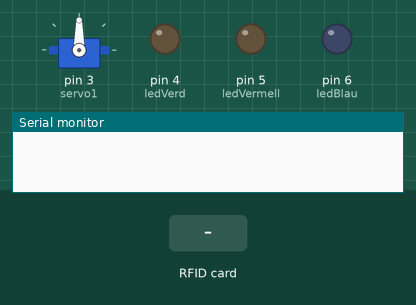
This sketch was run on a simulated Arduino Uno, built with avr-gcc and run on an emulated ATmega328P. Parts: servo, output pins drawn as LEDs (lit = HIGH), the last lines printed to the serial monitor. The test bench sets the inputs (shaded band). Pins used as bus, display or sensor lines are not drawn.

Above: at 1.2 s.
1.3 s: RFID card 63 86 CB A6 held to the reader
At 2.1 s:
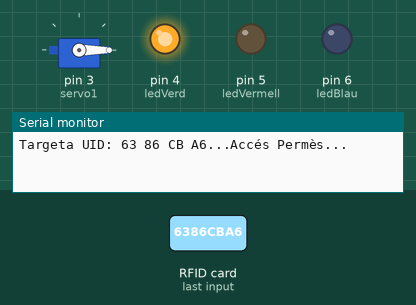
At 3.7 s:
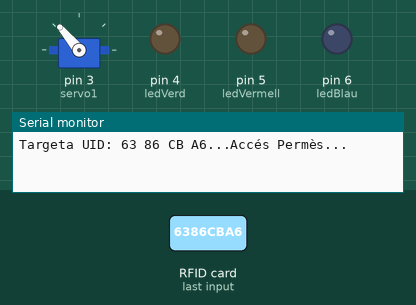
4.3 s: RFID card 5E 7A 19 C4 held to the reader
Timing chart, 0 to 7.3 s (numbered marks = the images above; inputs shaded):
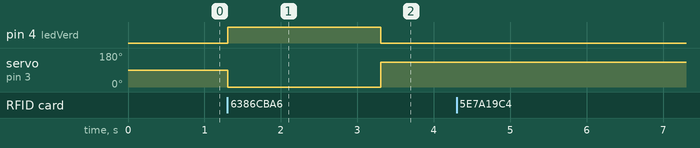

Measured:
- after the input at 1.3 s, pin 4 (ledVerd): LOW → HIGH at once, → LOW 2.0 s later; servo on pin 3 (servo1): 90° → 0° at once, → 130° 2.0 s later

The sketch:

controlacces_rfid.ino
```cpp
#include <SPI.h>
#include <MFRC522.h>
#include <Servo.h>

#define RST_PIN 9
#define SS_PIN 10
#define ledVerd 4
#define ledVermell 5
#define ledBlau 6


MFRC522 mfrc522(SS_PIN, RST_PIN);
MFRC522::MIFARE_Key key;
Servo servo1;

byte tag1[4] = {0x63, 0x86, 0xCB, 0xA6};
byte tagActual[4];

void setup() {
  Serial.begin(9600);
   while (!Serial);
   SPI.begin();
   mfrc522.PCD_Init();
   servo1.attach(3);
   pinMode(ledVerd ,OUTPUT);
   pinMode(ledVermell,OUTPUT);
   pinMode(ledBlau, OUTPUT);
}

void loop() {
  if (!mfrc522.PICC_IsNewCardPresent())
    return;

  if (!mfrc522.PICC_ReadCardSerial())
    return;

 Serial.print(F("Targeta UID:"));
    dump_byte_array(mfrc522.uid.uidByte, mfrc522.uid.size);

servo1.write(130);
digitalWrite(ledVerd ,LOW);
digitalWrite(ledVermell,LOW);
digitalWrite(ledBlau,LOW);
}

void dump_byte_array(byte *buffer, byte bufferSize) {
  for (byte i = 0; i < bufferSize; i++) {
    Serial.print(buffer[i] < 0x10 ? " 0" : " ");
    Serial.print(buffer[i], HEX);
    tagActual[i] = buffer[i];
  }
  if(comparar(tagActual,tag1)){
    Serial.println("...Accés Permès...");
    digitalWrite(ledVerd, HIGH);
    digitalWrite(ledVermell, LOW);
    digitalWrite(ledBlau, LOW);
    servo1.write(0);
    delay(2000);
  }
  else {
    Serial.println("...Accés denegat...");
    digitalWrite(ledVermell,HIGH);
    digitalWrite(ledVermell, LOW);
    digitalWrite(ledBlau, LOW);
    delay(1000);
  }
}

boolean comparar(byte array1[], byte array2[]){

  if(array1[0] != array2[0]) return(false);
  if(array1[1] != array2[1]) return(false);
  if(array1[2] != array2[2]) return(false);
  if(array1[3] != array2[3]) return(false);
  return(true);
}
```
